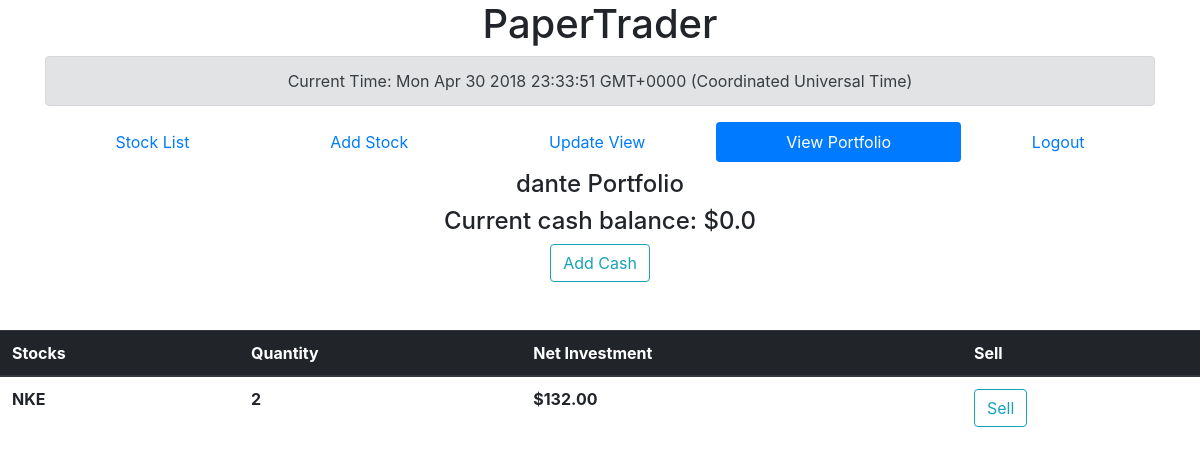
Page /portfolio (signed in) on the earlier database version.
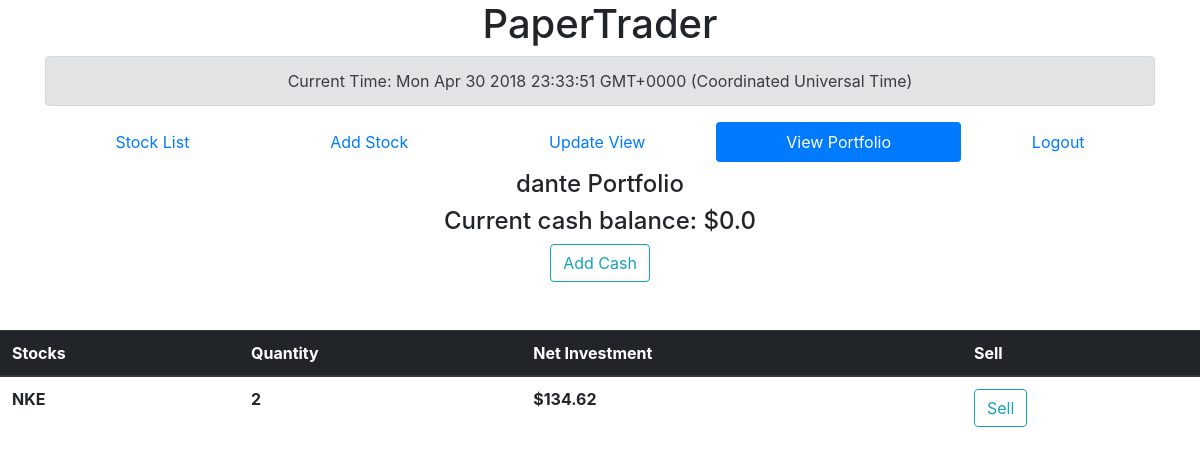
Same page on the later database version.
### PaperTraderApp/models.py (models this page shows, shortened)
class StockModel(models.Model):
    name = models.CharField(max_length=MAX_LENGTH_NAME, unique=True)
    symbol = models.CharField(max_length=MAX_LENGTH_SYMB, unique=True)
    opening = models.DecimalField(max_digits=MAX_DIGITS, decimal_places=2)
    closing = models.DecimalField(max_digits=MAX_DIGITS, decimal_places=2)
    high = models.DecimalField(max_digits=MAX_DIGITS, decimal_places=2)
    low  = models.DecimalField(max_digits=MAX_DIGITS, decimal_places=2)
    volume = models.DecimalField(max_digits=MAX_DIGITS, decimal_places=0)

### PaperTraderApp/views.py (the view)
# urls.py: path('portfolio', getPortfolio, name="portfolio"),
def getPortfolio(request):
    portfolio = PortfolioModel.objects.get_or_create(pk=request.user.id)[0]
    stocks = portfolio.get_stocks()
    balance = portfolio.get_balance()
    return render(request, 'portfolio.html', {'portfolio': portfolio,'stocks': stocks, 'balance': balance, 'user' : request.user})

### PaperTraderApp/models.py (called while the page is built)
    def get_balance(self):
        return self.balance

    def get_stocks(self):
        return json.loads(self.stocks)

### PaperTraderApp/templatetags/PaperTraderApp_extras.py (called while the page is built)
@register.filter(name='mul')
def mul(value, arg):
    s = StockModel.objects.get(symbol=value)
    return arg*s.opening

### PaperTraderApp/templates/portfolio.html (shortened to what this page needs)
<link rel="stylesheet" href="https://maxcdn.bootstrapcdn.com/bootstrap/4.0.0/css/bootstrap.min.css">
<div class="container">
<header>
<center>
<h1> PaperTrader </h1>
<div class="alert alert-secondary">
		Current Time:
</div>
</center>
<div class="align">
	<center>
	<ul class="nav nav-pills nav-fill">
	<li class="nav-item">
	  <a class="nav-link" href="/">Stock List</a>
	</li>
	{% if user.is_superuser %}
		<li class="nav-item">
		  <a class="nav-link" href="{% url "stock-new" %}">Add Stock</a>
		</li>
	{% endif %}
	<li class="nav-item">
	  <a class="nav-link" href="{% url "update" %}">Update View</a>
	</li>
	<li class="nav-item">
	  <a class="nav-link active" href="{% url "portfolio" %}">View Portfolio</a>
	</li>
	<li class="nav-item">
		<a class="nav-link" href="/logout?next=/login">Logout</a>
	</li>
	</ul>
	</center>
</header>
</div>
<center>
	<h4>{{ user }} Portfolio</h4>
</center>
<center>
<div>
	<h4>Current cash balance: ${{ balance }}</h4>
	<a type="button" class="btn btn-outline-info"  href="{% url "add-cash" %}">Add Cash</a>
</div>
</center>
{% load PaperTraderApp_extras %}
<table class="table">
	<thead class="thead-dark">
		<tr>
			<th scope="col">Stocks</th>
			<th scope="col">Quantity</th>
			<th scope="col">Net Investment</th>
			<th scope="col">Sell</th>
		</tr>
	</thead>
	<tbody>
			{% for key, value in stocks.items %}
			<tr>
				<th>{{ key }}</th>
				<th>{{ value }}</th>
				<th>${{ key|mul:value }}</th>
				<th> <a type="button" class="btn btn-outline-info"  href="{% url "portfolio-remove" key=key %}">Sell</a></th>
			</tr>
			{% endfor %}
	</tbody>
</table>

Differences in the rows shown:
changed StockModel "NKE": opening "132.00" → "134.62"
